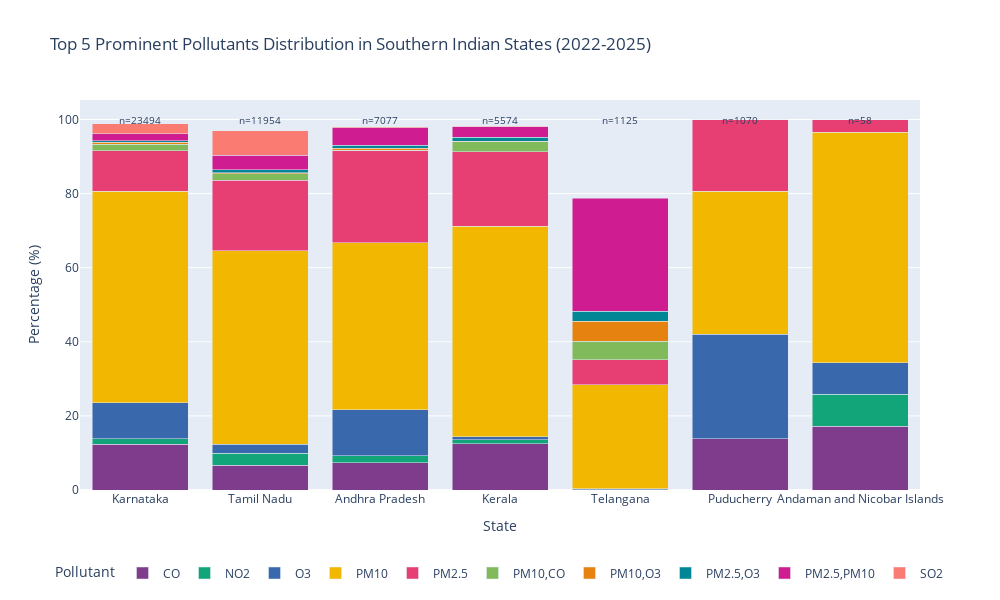

Notebook code for this chart:
### Code cell
# Create a clean visualization for top 5 pollutants across Southern Indian states
# Get overall top 5 pollutants by frequency
top10_pollutants = pollutant_counts.groupby('prominent_pollutants')['count'].sum().sort_values(ascending=False).head(10).index

# Create a filtered dataframe for better visualization
vis_data = pollutant_counts[pollutant_counts['prominent_pollutants'].isin(top10_pollutants)].copy()

# Sort states by total number of readings for better visualization
state_order = state_totals.sort_values('total', ascending=False)['state']

# Create a stacked bar chart to show distribution
fig = px.bar(
    vis_data, 
    x='state', 
    y='percentage',
    color='prominent_pollutants',
    barmode='stack',
    height=600,
    width=1000,
    color_discrete_sequence=px.colors.qualitative.Bold,
    title='Top 5 Prominent Pollutants Distribution in Southern Indian States (2022-2025)',
    category_orders={"state": state_order}
)

# Customize layout
fig.update_layout(
    xaxis_title='State',
    yaxis_title='Percentage (%)',
    legend_title='Pollutant',
    legend=dict(orientation='h', yanchor='bottom', y=-0.25, xanchor='center', x=0.5)
)

# Add annotations for total readings
for state in southern_df['state'].unique():
    total = pollutant_counts[pollutant_counts['state'] == state]['total'].iloc[0]
    fig.add_annotation(
        x=state,
        y=100,
        text=f"n={total}",
        showarrow=False,
        font=dict(size=10)
    )

fig.show()

### Figure 1 — Plotly figure (JSON) as saved in the notebook; plotly's stock layout.template omitted (floating-point values rounded to 4 significant figures)
{"data": [{"hovertemplate": "prominent_pollutants=CO<br>state=%{x}<br>percentage=%{y}<extra></extra>", "legendgroup": "CO", "marker": {"color": "rgb(127, 60, 141)", "pattern": {"shape": ""}}, "name": "CO", "orientation": "v", "showlegend": true, "textposition": "auto", "type": "bar", "x": ["Andaman and Nicobar Islands", "Andhra Pradesh", "Karnataka", "Kerala", "Puducherry", "Tamil Nadu"], "xaxis": "x", "y": [17.2, 7.3, 12.4, 12.5, 13.8, 6.7], "yaxis": "y"}, {"hovertemplate": "prominent_pollutants=NO2<br>state=%{x}<br>percentage=%{y}<extra></extra>", "legendgroup": "NO2", "marker": {"color": "rgb(17, 165, 121)", "pattern": {"shape": ""}}, "name": "NO2", "orientation": "v", "showlegend": true, "textposition": "auto", "type": "bar", "x": ["Andaman and Nicobar Islands", "Andhra Pradesh", "Karnataka", "Kerala", "Tamil Nadu", "Telangana"], "xaxis": "x", "y": [8.6, 2.0, 1.5, 1.0, 3.2, 0.1], "yaxis": "y"}, {"hovertemplate": "prominent_pollutants=O3<br>state=%{x}<br>percentage=%{y}<extra></extra>", "legendgroup": "O3", "marker": {"color": "rgb(57, 105, 172)", "pattern": {"shape": ""}}, "name": "O3", "orientation": "v", "showlegend": true, "textposition": "auto", "type": "bar", "x": ["Andaman and Nicobar Islands", "Andhra Pradesh", "Karnataka", "Kerala", "Puducherry", "Tamil Nadu", "Telangana"], "xaxis": "x", "y": [8.6, 12.4, 9.7, 0.9, 28.3, 2.4, 0.3], "yaxis": "y"}, {"hovertemplate": "prominent_pollutants=PM10<br>state=%{x}<br>percentage=%{y}<extra></extra>", "legendgroup": "PM10", "marker": {"color": "rgb(242, 183, 1)", "pattern": {"shape": ""}}, "name": "PM10", "orientation": "v", "showlegend": true, "textposition": "auto", "type": "bar", "x": ["Andaman and Nicobar Islands", "Andhra Pradesh", "Karnataka", "Kerala", "Puducherry", "Tamil Nadu", "Telangana"], "xaxis": "x", "y": [62.1, 45.0, 57.1, 56.8, 38.6, 52.3, 28.0], "yaxis": "y"}, {"hovertemplate": "prominent_pollutants=PM2.5<br>state=%{x}<br>percentage=%{y}<extra></extra>", "legendgroup": "PM2.5", "marker": {"color": "rgb(231, 63, 116)", "pattern": {"shape": ""}}, "name": "PM2.5", "orientation": "v", "showlegend": true, "textposition": "auto", "type": "bar", "x": ["Andaman and Nicobar Islands", "Andhra Pradesh", "Karnataka", "Kerala", "Puducherry", "Tamil Nadu", "Telangana"], "xaxis": "x", "y": [3.4, 24.8, 10.9, 20.1, 19.3, 19.0, 6.8], "yaxis": "y"}, {"hovertemplate": "prominent_pollutants=PM10,CO<br>state=%{x}<br>percentage=%{y}<extra></extra>", "legendgroup": "PM10,CO", "marker": {"color": "rgb(128, 186, 90)", "pattern": {"shape": ""}}, "name": "PM10,CO", "orientation": "v", "showlegend": true, "textposition": "auto", "type": "bar", "x": ["Andhra Pradesh", "Karnataka", "Kerala", "Tamil Nadu", "Telangana"], "xaxis": "x", "y": [0.2, 1.7, 2.7, 1.8, 5.0], "yaxis": "y"}, {"hovertemplate": "prominent_pollutants=PM10,O3<br>state=%{x}<br>percentage=%{y}<extra></extra>", "legendgroup": "PM10,O3", "marker": {"color": "rgb(230, 131, 16)", "pattern": {"shape": ""}}, "name": "PM10,O3", "orientation": "v", "showlegend": true, "textposition": "auto", "type": "bar", "x": ["Andhra Pradesh", "Karnataka", "Kerala", "Tamil Nadu", "Telangana"], "xaxis": "x", "y": [0.5, 0.6, 0.1, 0.2, 5.3], "yaxis": "y"}, {"hovertemplate": "prominent_pollutants=PM2.5,O3<br>state=%{x}<br>percentage=%{y}<extra></extra>", "legendgroup": "PM2.5,O3", "marker": {"color": "rgb(0, 134, 149)", "pattern": {"shape": ""}}, "name": "PM2.5,O3", "orientation": "v", "showlegend": true, "textposition": "auto", "type": "bar", "x": ["Andhra Pradesh", "Karnataka", "Kerala", "Tamil Nadu", "Telangana"], "xaxis": "x", "y": [0.9, 0.3, 1.1, 0.8, 2.8], "yaxis": "y"}, {"hovertemplate": "prominent_pollutants=PM2.5,PM10<br>state=%{x}<br>percentage=%{y}<extra></extra>", "legendgroup": "PM2.5,PM10", "marker": {"color": "rgb(207, 28, 144)", "pattern": {"shape": ""}}, "name": "PM2.5,PM10", "orientation": "v", "showlegend": true, "textposition": "auto", "type": "bar", "x": ["Andhra Pradesh", "Karnataka", "Kerala", "Tamil Nadu", "Telangana"], "xaxis": "x", "y": [4.7, 1.9, 2.9, 3.9, 30.5], "yaxis": "y"}, {"hovertemplate": "prominent_pollutants=SO2<br>state=%{x}<br>percentage=%{y}<extra></extra>", "legendgroup": "SO2", "marker": {"color": "rgb(249, 123, 114)", "pattern": {"shape": ""}}, "name": "SO2", "orientation": "v", "showlegend": true, "textposition": "auto", "type": "bar", "x": ["Andhra Pradesh", "Karnataka", "Kerala", "Tamil Nadu"], "xaxis": "x", "y": [0.2, 2.8, 0.1, 6.6], "yaxis": "y"}], "layout": {"annotations": [{"font": {"size": 10}, "showarrow": false, "text": "n=5574", "x": "Kerala", "y": 100}, {"font": {"size": 10}, "showarrow": false, "text": "n=23494", "x": "Karnataka", "y": 100}, {"font": {"size": 10}, "showarrow": false, "text": "n=11954", "x": "Tamil Nadu", "y": 100}, {"font": {"size": 10}, "showarrow": false, "text": "n=7077", "x": "Andhra Pradesh", "y": 100}, {"font": {"size": 10}, "showarrow": false, "text": "n=1125", "x": "Telangana", "y": 100}, {"font": {"size": 10}, "showarrow": false, "text": "n=1070", "x": "Puducherry", "y": 100}, {"font": {"size": 10}, "showarrow": false, "text": "n=58", "x": "Andaman and Nicobar Islands", "y": 100}], "barmode": "stack", "height": 600, "legend": {"orientation": "h", "title": {"text": "Pollutant"}, "tracegroupgap": 0, "x": 0.5, "xanchor": "center", "y": -0.25, "yanchor": "bottom"}, "title": {"text": "Top 5 Prominent Pollutants Distribution in Southern Indian States (2022-2025)"}, "width": 1000, "xaxis": {"anchor": "y", "categoryarray": ["Karnataka", "Tamil Nadu", "Andhra Pradesh", "Kerala", "Telangana", "Puducherry", "Andaman and Nicobar Islands"], "categoryorder": "array", "domain": [0, 1], "title": {"text": "State"}}, "yaxis": {"anchor": "x", "domain": [0, 1], "title": {"text": "Percentage (%)"}}}}
